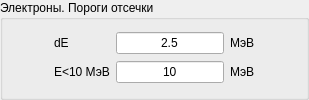
                            <widget class="QGroupBox" name="groupBox_15">
                             <property name="title">
                              <string>Электроны. Пороги отсечки</string>
                             </property>
                             <layout class="QGridLayout" name="gridLayout_16">
                              <item row="0" column="3">
                               <widget class="QLabel" name="label_26">
                                <property name="text">
                                 <string>МэВ</string>
                                </property>
                               </widget>
                              </item>
                              <item row="0" column="0">
                               <spacer name="horizontalSpacer_27">
                                <property name="orientation">
                                 <enum>Qt::Horizontal</enum>
                                </property>
                                <property name="sizeHint" stdset="0">
                                 <size>
                                  <width>40</width>
                                  <height>20</height>
                                 </size>
                                </property>
                               </spacer>
                              </item>
                              <item row="0" column="2">
                               <widget class="QLineEdit" name="lineEdit_electron_dE">
                                <property name="text">
                                 <string>2.5</string>
                                </property>
                                <property name="alignment">
                                 <set>Qt::AlignCenter</set>
                                </property>
                               </widget>
                              </item>
                              <item row="0" column="1">
                               <widget class="QLabel" name="label_24">
                                <property name="text">
                                 <string>dE&lt;x МэВ</string>
                                </property>
                               </widget>
                              </item>
                              <item row="0" column="4">
                               <spacer name="horizontalSpacer_28">
                                <property name="orientation">
                                 <enum>Qt::Horizontal</enum>
                                </property>
                                <property name="sizeHint" stdset="0">
                                 <size>
                                  <width>40</width>
                                  <height>20</height>
                                 </size>
                                </property>
                               </spacer>
                              </item>
                              <item row="1" column="1">
                               <widget class="QLabel" name="label_28">
                                <property name="text">
                                 <string>E&lt;10 МэВ</string>
                                </property>
                               </widget>
                              </item>
                              <item row="1" column="2">
                               <widget class="QLineEdit" name="lineEdit_electron_E">
                                <property name="text">
                                 <string>10</string>
                                </property>
                                <property name="alignment">
                                 <set>Qt::AlignCenter</set>
                                </property>
                               </widget>
                              </item>
                              <item row="1" column="3">
                               <widget class="QLabel" name="label_30">
                                <property name="text">
                                 <string>МэВ</string>
                                </property>
                               </widget>
                              </item>
                             </layout>
                            </widget>
